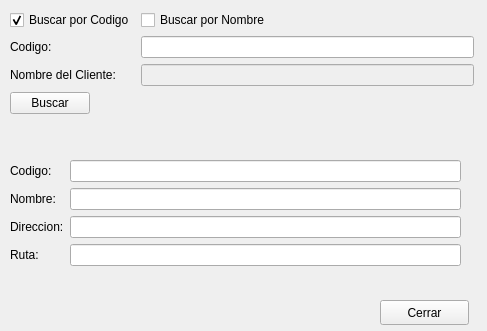
<?xml version="1.0" encoding="UTF-8"?>
<ui version="4.0">
 <class>Form</class>
 <widget class="QWidget" name="Form">
  <property name="geometry">
   <rect>
    <x>0</x>
    <y>0</y>
    <width>487</width>
    <height>331</height>
   </rect>
  </property>
  <property name="windowTitle">
   <string>Buscar Cliente</string>
  </property>
  <widget class="QWidget" name="formLayoutWidget">
   <property name="geometry">
    <rect>
     <x>10</x>
     <y>10</y>
     <width>464</width>
     <height>131</height>
    </rect>
   </property>
   <layout class="QFormLayout" name="formLayout">
    <item row="1" column="0">
     <widget class="QCheckBox" name="checkBox">
      <property name="text">
       <string>Buscar por Codigo</string>
      </property>
      <property name="checked">
       <bool>true</bool>
      </property>
     </widget>
    </item>
    <item row="1" column="1">
     <widget class="QCheckBox" name="checkBox_2">
      <property name="text">
       <string>Buscar por Nombre</string>
      </property>
     </widget>
    </item>
    <item row="2" column="0">
     <widget class="QLabel" name="label">
      <property name="text">
       <string>Codigo:</string>
      </property>
     </widget>
    </item>
    <item row="3" column="0">
     <widget class="QLabel" name="label_2">
      <property name="text">
       <string>Nombre del Cliente:</string>
      </property>
     </widget>
    </item>
    <item row="2" column="1">
     <widget class="QLineEdit" name="lineEdit"/>
    </item>
    <item row="3" column="1">
     <widget class="QLineEdit" name="lineEdit_2">
      <property name="enabled">
       <bool>false</bool>
      </property>
     </widget>
    </item>
    <item row="4" column="0">
     <widget class="QPushButton" name="pushButton">
      <property name="text">
       <string>Buscar</string>
      </property>
     </widget>
    </item>
   </layout>
  </widget>
  <widget class="QWidget" name="formLayoutWidget_2">
   <property name="geometry">
    <rect>
     <x>10</x>
     <y>160</y>
     <width>451</width>
     <height>121</height>
    </rect>
   </property>
   <layout class="QFormLayout" name="formLayout_2">
    <item row="1" column="0">
     <widget class="QLabel" name="label_3">
      <property name="text">
       <string>Nombre:</string>
      </property>
     </widget>
    </item>
    <item row="1" column="1">
     <widget class="QLineEdit" name="lineEdit_3"/>
    </item>
    <item row="2" column="0">
     <widget class="QLabel" name="label_4">
      <property name="text">
       <string>Direccion:</string>
      </property>
     </widget>
    </item>
    <item row="2" column="1">
     <widget class="QLineEdit" name="lineEdit_4"/>
    </item>
    <item row="3" column="0">
     <widget class="QLabel" name="label_5">
      <property name="text">
       <string>Ruta:</string>
      </property>
     </widget>
    </item>
    <item row="3" column="1">
     <widget class="QLineEdit" name="lineEdit_5"/>
    </item>
    <item row="0" column="0">
     <widget class="QLabel" name="label_6">
      <property name="text">
       <string>Codigo:</string>
      </property>
     </widget>
    </item>
    <item row="0" column="1">
     <widget class="QLineEdit" name="lineEdit_6"/>
    </item>
   </layout>
  </widget>
  <widget class="QPushButton" name="pushButton_2">
   <property name="geometry">
    <rect>
     <x>380</x>
     <y>300</y>
     <width>89</width>
     <height>25</height>
    </rect>
   </property>
   <property name="text">
    <string>Cerrar</string>
   </property>
  </widget>
 </widget>
 <resources/>
 <connections>
  <connection>
   <sender>checkBox</sender>
   <signal>stateChanged(int)</signal>
   <receiver>Form</receiver>
   <slot>checkCodeSearch(int)</slot>
   <hints>
    <hint type="sourcelabel">
     <x>85</x>
     <y>28</y>
    </hint>
    <hint type="destinationlabel">
     <x>243</x>
     <y>165</y>
    </hint>
   </hints>
  </connection>
  <connection>
   <sender>checkBox_2</sender>
   <signal>stateChanged(int)</signal>
   <receiver>Form</receiver>
   <slot>checkNameSearch(int)</slot>
   <hints>
    <hint type="sourcelabel">
     <x>319</x>
     <y>28</y>
    </hint>
    <hint type="destinationlabel">
     <x>243</x>
     <y>165</y>
    </hint>
   </hints>
  </connection>
  <connection>
   <sender>pushButton</sender>
   <signal>clicked()</signal>
   <receiver>Form</receiver>
   <slot>searchClient()</slot>
   <hints>
    <hint type="sourcelabel">
     <x>50</x>
     <y>120</y>
    </hint>
    <hint type="destinationlabel">
     <x>243</x>
     <y>165</y>
    </hint>
   </hints>
  </connection>
  <connection>
   <sender>pushButton_2</sender>
   <signal>clicked()</signal>
   <receiver>Form</receiver>
   <slot>close()</slot>
   <hints>
    <hint type="sourcelabel">
     <x>424</x>
     <y>312</y>
    </hint>
    <hint type="destinationlabel">
     <x>243</x>
     <y>165</y>
    </hint>
   </hints>
  </connection>
 </connections>
 <slots>
  <slot>checkCodeSearch(int)</slot>
  <slot>checkNameSearch(int)</slot>
  <slot>searchClient()</slot>
 </slots>
</ui>
